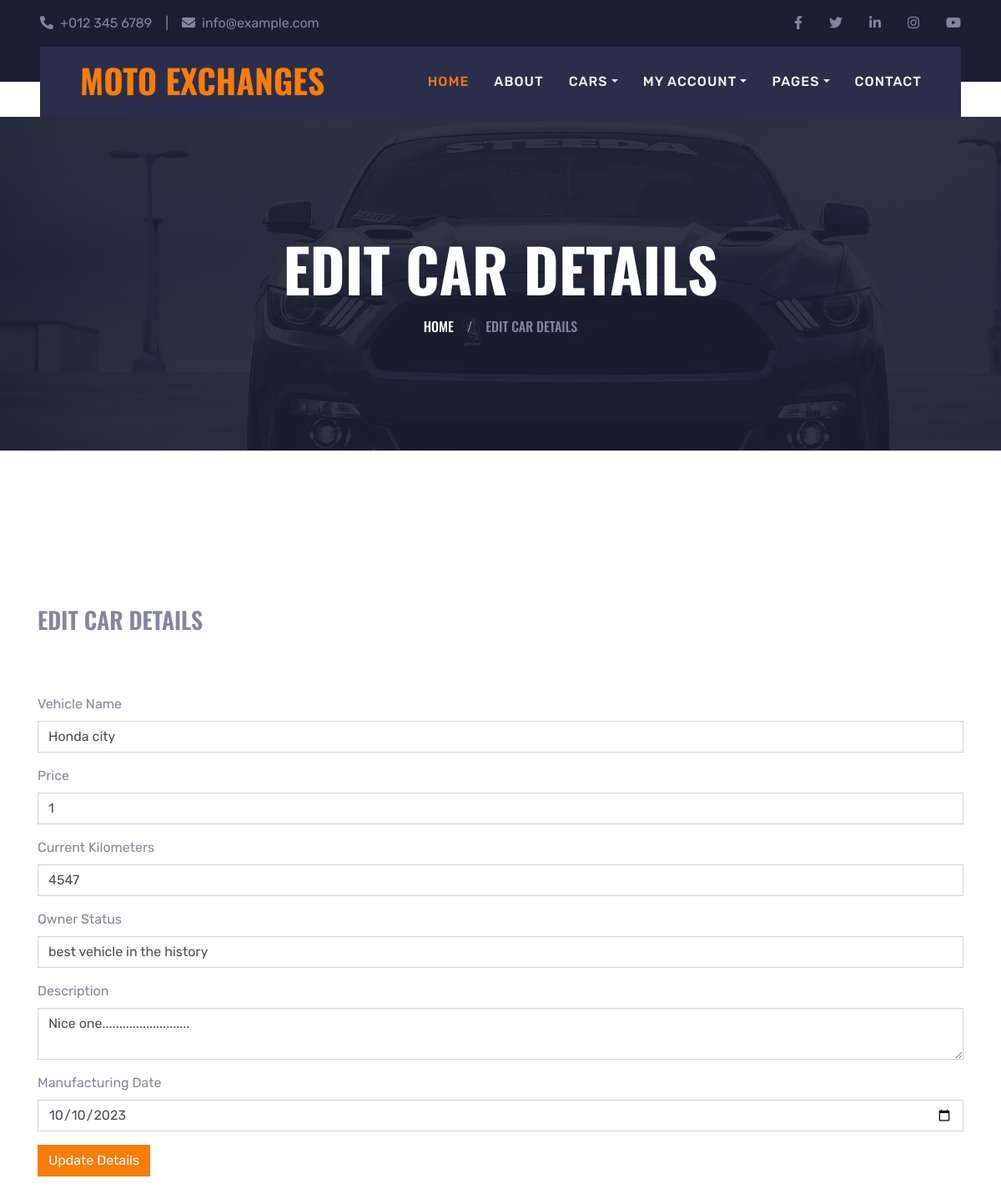
Screenshot of /customer/edit_vehicle.php?vehicle_id=35 with the database file from the repository.
### tables this page shows
CREATE TABLE IF NOT EXISTS `tbl_vehicle` (
  `vehicle_id` int NOT NULL AUTO_INCREMENT,
  `cust_id` int NOT NULL,
  `fuel_id` int NOT NULL,
  `comp_id` int NOT NULL,
  `model_id` int NOT NULL,
  `cur_km` int NOT NULL,
  `owner_status` text NOT NULL,
  `img1` text NOT NULL,
  `img2` text NOT NULL,
  `img3` text NOT NULL,
  `desp` text NOT NULL,
  `post_date` date NOT NULL,
  `rate` float NOT NULL,
  `man_date` date NOT NULL,
  `bod_id` int NOT NULL,
  `dis_id` int NOT NULL,
  `loc_id` int NOT NULL,
  `ve_name` varchar(40) NOT NULL,
  PRIMARY KEY (`vehicle_id`)
);

### dboperation.php (called while the page is built, shortened)
<?php
class dboperation
{
public $con,$res;
function __construct()
{
$this->con=mysqli_connect("localhost","root","","secondhandcar");
}
public function query($sql)
{
$this->res=mysqli_query($this->con,$sql);
return $this->res;
}
}
?>

### customer/edit_vehicle.php (the view, shortened to what this page needs)
<?php include("headervview.php"); ?>
<?php
if (isset($_GET['vehicle_id'])) {
    $vehicle_id = $_GET['vehicle_id'];
    require_once("../dboperation.php");
    $obj = new dboperation();
    $sql = "SELECT * FROM tbl_vehicle WHERE vehicle_id = $vehicle_id";
    $res = $obj->query($sql);
    $vehicle_details = mysqli_fetch_assoc($res);
}
?>
<div class="container-fluid page-header">
    <h1 class="display-3 text-uppercase text-white mb-3">Edit Car Details</h1>
    <div class="d-inline-flex text-white">
        <h6 class="text-uppercase m-0"><a class="text-white" href="index.php">Home</a></h6>
        <h6 class="text-body m-0 px-3">/</h6>
        <h6 class="text-uppercase text-body m-0">Edit Car Details</h6>
    </div>
</div>
<div class="container-fluid pt-5">
    <div class="container pt-5 pb-3">
            <div class="form-group">
            <form action="update_vehicle_action.php" method="post">
            <h3 class="text-uppercase text-body m-0">Edit Car Details</h3><br><br><br>
            <form action="update_vehicle_action.php" method="post">
    <div class="form-group">
        <label for="ve_name">Vehicle Name</label>
        <input type="text" class="form-control" id="ve_name" name="ve_name" value="<?php echo $vehicle_details['ve_name']; ?>">
    </div>
    <div class="form-group">
        <label for="rate">Price</label>
        <input type="text" class="form-control" id="rate" name="rate" value="<?php echo $vehicle_details['rate']; ?>">
    </div>
    <div class="form-group">
        <label for="cur_km">Current Kilometers</label>
        <input type="text" class="form-control" id="cur_km" name="cur_km" value="<?php echo $vehicle_details['cur_km']; ?>">
    </div>
    <div class="form-group">
        <label for="owner_status">Owner Status</label>
        <input type="text" class="form-control" id="owner_status" name="owner_status" value="<?php echo $vehicle_details['owner_status']; ?>">
    </div>
    <div class="form-group">
        <label for="desp">Description</label>
        <textarea class="form-control" id="desp" name="desp"><?php echo $vehicle_details['desp']; ?></textarea>
    </div>
    <div class="form-group">
        <label for="man_date">Manufacturing Date</label>
        <input type="date" class="form-control" id="man_date" name="man_date" value="<?php echo $vehicle_details['man_date']; ?>">
    </div>
    <button type="submit" class="btn btn-primary">Update Details</button>
</form>
    </div>
</div>

### customer/css/style.css (style rules this page uses)
:root { --primary: #F77D0A; --secondary: #2B2E4A; --light: #F4F5F8; --dark: #1C1E32; }
h1, h2, .font-weight-bold { font-weight: 700 !important; }
h3, h4, .font-weight-semi-bold { font-weight: 600 !important; }
h5, h6, .font-weight-medium { font-weight: 500 !important; }
.page-header { height: 400px; margin-bottom: 90px; display: flex; flex-direction: column; align-items: center; justify-content: center; background: linear-gradient(rgba(28, 30, 50, .9), rgba(28, 30, 50, .9)), url(../img/bg-banner.jpg); background-attachment: fixed; }

### rows the page displays
tbl_vehicle: ve_name "Honda city", rate "1", cur_km "4547", owner_status "best vehicle in the history", desp "Nice one..........................", man_date "10/10/2023"
